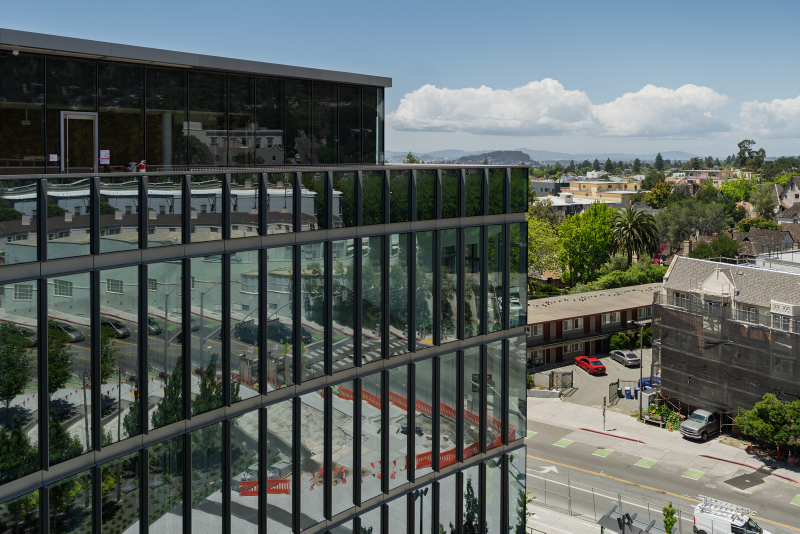
#> input picture images/Home_Hero.jpg, 1600 x 1067 px (shown at 1/2 size)
$ python optimize_images.py
#> lines starting #> are read from the running program, lines starting #| are printed output that depends on the picture
"""Resize and compress site photos into docs/assets/img as WebP.

Run locally from the repo root:  python scripts/optimize_images.py
Requires Pillow. Originals in images/ and Figures/ are never modified.
"""
from pathlib import Path

from PIL import Image, ImageOps

ROOT = Path(__file__).resolve().parent.parent
OUT = ROOT / "docs" / "assets" / "img"

# source file -> (output name, widths to generate)
IMAGES = {
    "images/Home_Hero.jpg": ("home-hero", [800, 1600]),
    "images/Construction.jpg": ("card-construction", [400]),
    "images/Building.jpg": ("card-building", [400]),
    "images/card_reuse_station.jpg": ("card-reuse-station", [400]),
    "images/Circular_Purchasing.jpg": ("card-purchasing", [400]),
    "images/gateway_circular_purchasing_hero.jpg": ("purchasing-hero", [740]),
    "images/Recovery.jpg": ("card-recovery", [400]),
    "Figures/construction_source_separation.jpg": ("construction-hero", [800, 1600]),
    "Figures/permasteelisa_curtainwall_bunks.JPEG": ("curtainwall-bunks", [800]),
    "Figures/reusable_shipping_systems.JPEG": ("reusable-ductwork", [800]),
    "Figures/salvaged_tree_furniture.png": ("tree-to-table", [733]),
    "Figures/bobcat_t7x_gateway.jpg": ("bobcat-t7x", [800]),
    "images/gateway_building_systems_hero.jpg": ("building-hero", [800, 1536]),
    "images/gateway_reuse_hero.jpeg": ("reuse-hero", [800, 1600]),
    "Figures/gateway_reuse_station_2nd_floor.jpg": ("reuse-station", [600]),
    "Figures/gateway_reusables_kitchen_shelf.jpg": ("reusables-shelf", [700]),
    "images/gateway_recovery_hero.jpg": ("recovery-hero", [720]),
    "Figures/gateway_mill.jpg": ("mill", [800]),
    "Figures/gateway_compost_mill_scraps.jpg": ("compost", [400]),
    "Figures/gateway_battery_bin.jpg": ("batteries", [400]),
    "Figures/gateway_ewaste_bin.jpg": ("ewaste", [400]),
}

QUALITY = 72


def export(src, name, widths):
#> called with src = 'images/Home_Hero.jpg', name = 'home-hero'
    image = ImageOps.exif_transpose(Image.open(ROOT / src)).convert("RGB")
#> image is the input picture: PIL image 1600x1067 RGB; mean R, G, B 91.6, 99.8, 97.4
    for width in widths:
        target = min(width, image.width)
        height = round(image.height * target / image.width)
        resized = image.resize((target, height), Image.LANCZOS)
        out_path = OUT / f"{name}-{width}.webp"
        resized.save(out_path, "WEBP", quality=QUALITY, method=6)
        print(f"{out_path.relative_to(ROOT)}  {target}x{height}  {out_path.stat().st_size // 1024} KB")
#> this loop made 2 passes
#> pass 1, in export, `resized = image.resize((target, height), Image.LANCZOS)`:
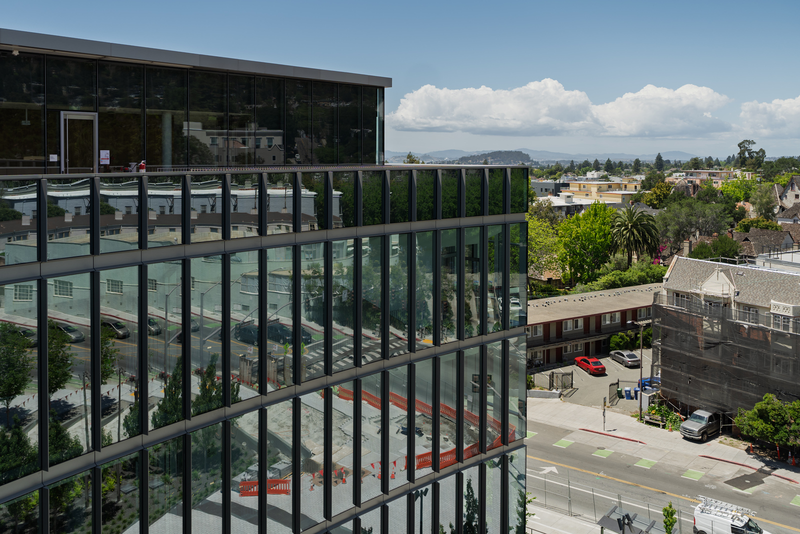
#> resized: PIL image 800x534 RGB; mean R, G, B 91.6, 99.8, 97.4


if __name__ == "__main__":
    OUT.mkdir(parents=True, exist_ok=True)
    for src, (name, widths) in IMAGES.items():
#> (the run stopped early here; a loop or call above may not have finished)
